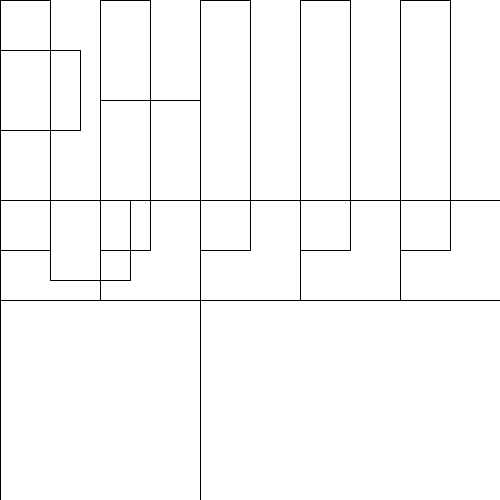
Frame 1 (no input)
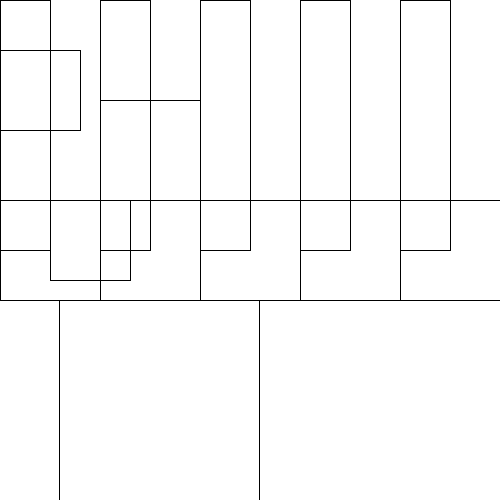
Frame 60 (the mouse pressed at the canvas centre just before this capture)
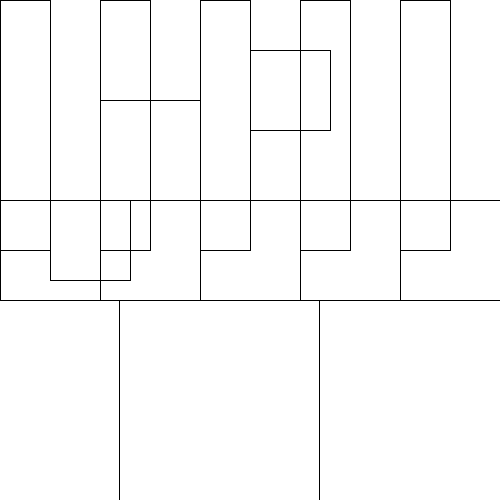
Frame 120 (the mouse held since frame 60 and released just before this capture)

The Processing sketch that drew these frames (run headless with seeded random() and noise(); from frame 60 on, the mouse is pressed at the canvas centre):

// Processing sketch: funcionCuadrado
// ── funcionCuadrado.pde
int pos;
void setup() {
  size(500, 500);
}
void draw() {
  background(255);
  cuadrado();
  miCuadrado(pos, 300, 200);
  pos++;
  miCuadrado(50, 200, 80);
  miCuadrado(mouseX, 50, 80);
  for (int i=0; i<5; i++) {
    miCuadrado(i*100, 200, 100);
  }
  for (int i=0; i<10; i++) {
    if (i%2==0) { // módulo (%) devuelve el resto de una divisiòn
      rectangulo(i*50, 0, 50, height/2);
    }
  }
}
// con parámetros para ancho y alto
void rectangulo(int px, int py, int ancho, int alto) {
  line(px, py, px+ancho, py);
  line(px+ancho, py, px+ancho, py+alto);
  line(px+ancho, py+alto, px, py+alto);
  line(px, py+alto, px, py);
}

// dibuja cuadrados
void miCuadrado(int px, int py, int dimension ) { // con parámetros
  line(px, py, px+dimension, py);
  line(px+dimension, py, px+dimension, py+dimension);
  line(px+dimension, py+dimension, px, py+dimension);
  line(px, py+dimension, px, py);
}
void cuadrado() { // funcion SIN parámetro
  line(100, 100, 200, 100);
  line(200, 100, 200, 200);
  line(200, 200, 100, 200);
  line(100, 200, 100, 100);
}
